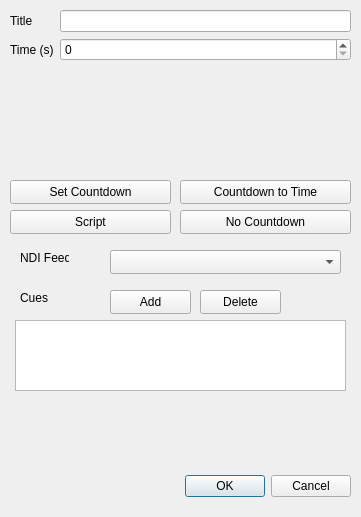
<?xml version="1.0" encoding="UTF-8"?>
<ui version="4.0">
 <class>EditRundownItemDialog</class>
 <widget class="QDialog" name="EditRundownItemDialog">
  <property name="geometry">
   <rect>
    <x>0</x>
    <y>0</y>
    <width>361</width>
    <height>517</height>
   </rect>
  </property>
  <property name="windowTitle">
   <string>Dialog</string>
  </property>
  <widget class="QDialogButtonBox" name="buttonBox">
   <property name="geometry">
    <rect>
     <x>20</x>
     <y>470</y>
     <width>331</width>
     <height>32</height>
    </rect>
   </property>
   <property name="orientation">
    <enum>Qt::Orientation::Horizontal</enum>
   </property>
   <property name="standardButtons">
    <set>QDialogButtonBox::StandardButton::Cancel|QDialogButtonBox::StandardButton::Ok</set>
   </property>
  </widget>
  <widget class="QWidget" name="formLayoutWidget">
   <property name="geometry">
    <rect>
     <x>10</x>
     <y>10</y>
     <width>341</width>
     <height>71</height>
    </rect>
   </property>
   <layout class="QFormLayout" name="formLayout">
    <item row="0" column="0">
     <widget class="QLabel" name="label">
      <property name="text">
       <string>Title</string>
      </property>
     </widget>
    </item>
    <item row="0" column="1">
     <widget class="QLineEdit" name="lineEdit"/>
    </item>
    <item row="1" column="0">
     <widget class="QLabel" name="label_3">
      <property name="text">
       <string>Time (s)</string>
      </property>
     </widget>
    </item>
    <item row="1" column="1">
     <widget class="QSpinBox" name="spinBox"/>
    </item>
   </layout>
  </widget>
  <widget class="QPushButton" name="pushButton">
   <property name="geometry">
    <rect>
     <x>10</x>
     <y>180</y>
     <width>161</width>
     <height>24</height>
    </rect>
   </property>
   <property name="text">
    <string>Set Countdown</string>
   </property>
  </widget>
  <widget class="QPushButton" name="pushButton_2">
   <property name="geometry">
    <rect>
     <x>180</x>
     <y>180</y>
     <width>171</width>
     <height>24</height>
    </rect>
   </property>
   <property name="text">
    <string>Countdown to Time</string>
   </property>
  </widget>
  <widget class="QComboBox" name="comboBox">
   <property name="geometry">
    <rect>
     <x>110</x>
     <y>250</y>
     <width>231</width>
     <height>24</height>
    </rect>
   </property>
  </widget>
  <widget class="QLabel" name="label_4">
   <property name="geometry">
    <rect>
     <x>20</x>
     <y>250</y>
     <width>49</width>
     <height>16</height>
    </rect>
   </property>
   <property name="text">
    <string>NDI Feed</string>
   </property>
  </widget>
  <widget class="QPushButton" name="pushButton_3">
   <property name="geometry">
    <rect>
     <x>10</x>
     <y>210</y>
     <width>161</width>
     <height>24</height>
    </rect>
   </property>
   <property name="text">
    <string>Script</string>
   </property>
  </widget>
  <widget class="QPushButton" name="pushButton_4">
   <property name="geometry">
    <rect>
     <x>180</x>
     <y>210</y>
     <width>171</width>
     <height>24</height>
    </rect>
   </property>
   <property name="text">
    <string>No Countdown</string>
   </property>
  </widget>
  <widget class="QPushButton" name="pushButton_5">
   <property name="geometry">
    <rect>
     <x>110</x>
     <y>290</y>
     <width>81</width>
     <height>24</height>
    </rect>
   </property>
   <property name="text">
    <string>Add</string>
   </property>
  </widget>
  <widget class="QPushButton" name="pushButton_6">
   <property name="geometry">
    <rect>
     <x>200</x>
     <y>290</y>
     <width>81</width>
     <height>24</height>
    </rect>
   </property>
   <property name="text">
    <string>Delete</string>
   </property>
  </widget>
  <widget class="QLabel" name="label_5">
   <property name="geometry">
    <rect>
     <x>20</x>
     <y>290</y>
     <width>49</width>
     <height>16</height>
    </rect>
   </property>
   <property name="text">
    <string>Cues</string>
   </property>
  </widget>
  <widget class="QListWidget" name="listWidget">
   <property name="geometry">
    <rect>
     <x>15</x>
     <y>320</y>
     <width>331</width>
     <height>71</height>
    </rect>
   </property>
  </widget>
 </widget>
 <resources/>
 <connections>
  <connection>
   <sender>buttonBox</sender>
   <signal>accepted()</signal>
   <receiver>EditRundownItemDialog</receiver>
   <slot>accept()</slot>
   <hints>
    <hint type="sourcelabel">
     <x>248</x>
     <y>254</y>
    </hint>
    <hint type="destinationlabel">
     <x>157</x>
     <y>274</y>
    </hint>
   </hints>
  </connection>
  <connection>
   <sender>buttonBox</sender>
   <signal>rejected()</signal>
   <receiver>EditRundownItemDialog</receiver>
   <slot>reject()</slot>
   <hints>
    <hint type="sourcelabel">
     <x>316</x>
     <y>260</y>
    </hint>
    <hint type="destinationlabel">
     <x>286</x>
     <y>274</y>
    </hint>
   </hints>
  </connection>
 </connections>
</ui>
